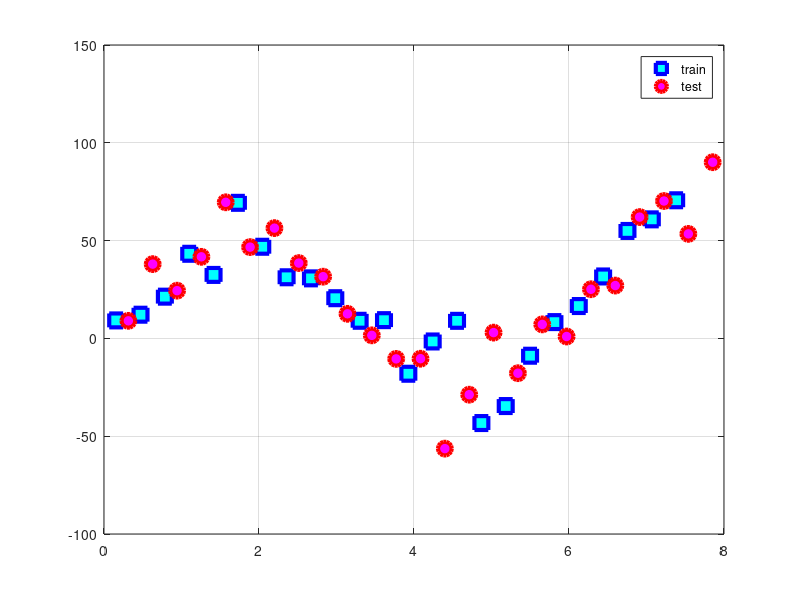
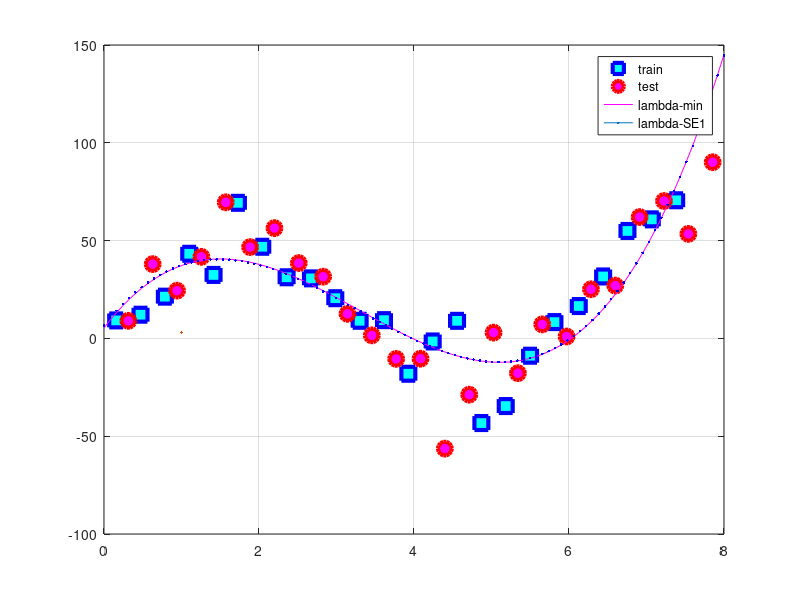

Reproduce these figures in MATLAB, in order. (Note: this script raises an error after producing the figures.)
clear; close all
rng(2000);  %random number generator seed
mu = [0 0 ];
sigma = [4 1.5 ; 1.5 2];
r = mvnrnd(mu,sigma,50); %create two features, 50 samples of each
y = r(:,1);
x=(pi*(1:50)/20)';  %scale x for sin
y=10*sin(x).*(4+y); % add some curvature
y =y + x*4;  % gradually rise over time
hold off; plot(x,y,'x'); 
 
xtrain = x(1:2:end); ytrain = y(1:2:end);  %odd samples for train
xtest = x(2:2:end); ytest = y(2:2:end);    %even samles for test
figure(1);
hold off
plot(xtrain, ytrain, 'rs', 'MarkerSize', 10,'LineWidth',3,'markerfacecolor','c','markeredgecolor','b'); % Plot the data
hold on
plot(xtest, ytest, 'ro', 'MarkerSize', 10,'LineWidth',3,'markerfacecolor','m','markeredgecolor','r'); % Plot the data
grid on; legend('train','test');
print -dpng hwk3_problem8_data.png

% my code
% Create M matrix (xData)
M = [ones(size(x)) x x.^2 x.^3];

degree = 3;
% compute the coefficents with regularizer
min_lambda = .0012;
I = eye(degree+1);
I(1,1) = 0; % set the top left element to zero to exclude regularization of the constant term
theta = (M'*M + min_lambda*I)\(M'*y);

x_fit = linspace(0, 8, 100)';
y_fit1 = theta(1) + theta(2)*x_fit + theta(3)*x_fit.^2 + theta(4)*x_fit.^3;

hold on
plot(x_fit, y_fit1, 'm', LineWidth=3)

lambdaSE1 = 0.0588;
theta = (M'*M + lambdaSE1*I)\(M'*y);

y_fit2 = theta(1) + theta(2)*x_fit + theta(3)*x_fit.^2 + theta(4)*x_fit.^3;
plot(x_fit, y_fit2, '.b', LineWidth=3)
grid on; legend('train','test', 'lambda-min', 'lambda-SE1');
print -dpng HW3Q8d.png

% Perform Lasso regression with 2-fold cross-validation
[B, FitInfo] = lasso(M, y, 'CV', 2);

% Plot cross-validation results
lassoPlot(B, FitInfo, 'PlotType', 'CV');


M = [ones(size(xtrain)) xtrain xtrain.^2 xtrain.^3];

degree = 3;
% compute the coefficents with regularizer
min_lambda = .0012;
I = eye(degree+1);
I(1,1) = 0; % set the top left element to zero to exclude regularization of the constant term
theta = (M'*M + min_lambda*I)\(M'*ytrain);

x_fit = linspace(0, 8, 100)';
y_fit1 = theta(1) + theta(2)*x_fit + theta(3)*x_fit.^2 + theta(4)*x_fit.^3;

% calculate the avgSqErr
avgSqErr=sum((ytrain-M*theta).^2)./length(ytrain);
disp("training data avgSqErr: "+ avgSqErr)
avgSqErr=sum((ytest-M*theta).^2)./length(ytest);
disp("test data avgSqErr: "+ avgSqErr)
